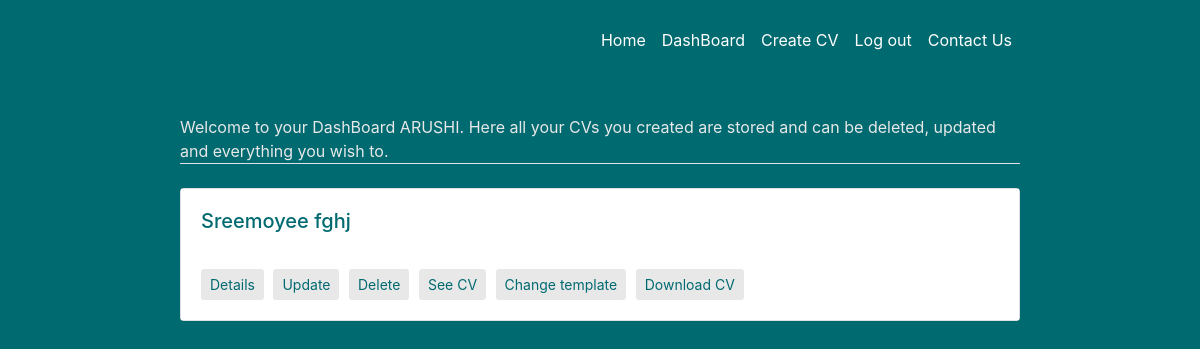
The page /addcv/userdash/ (signed in) on the database as committed earlier.
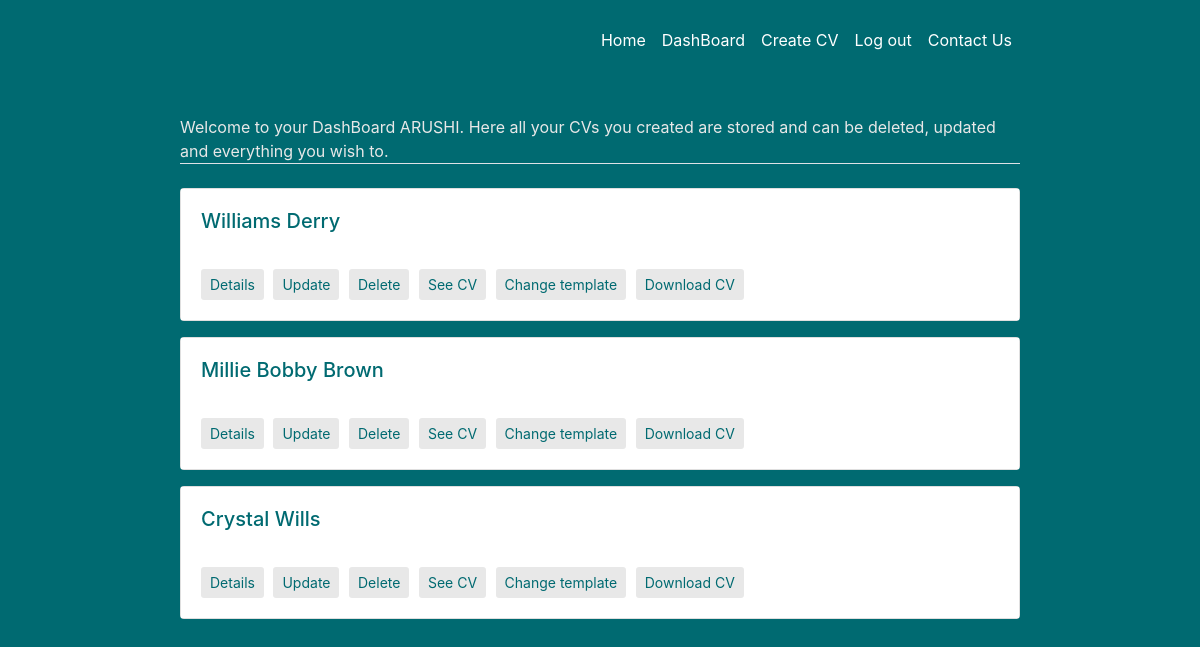
The same page on the database as committed later.
### addcv/models.py (models this page shows, shortened)
class person(models.Model):
    User = settings.AUTH_USER_MODEL
    added_by = models.ForeignKey(User,
        null=True, blank=True, on_delete=models.CASCADE)
    firstname=models.CharField(max_length=50)
    lastname=models.CharField(max_length=50)
    profession=models.CharField(max_length=50)
    title=models.CharField(max_length=80, null=True)
    city=models.CharField(max_length=30, null=True)
    state=models.CharField(max_length=30, null=True)
    pincode=models.IntegerField( null=True)
    phoneno=models.IntegerField( null=True)
    emailid=models.EmailField( null=True)
    profile = models.TextField(max_length=100, null=True)
    profile_pic = models.ImageField(null=True, blank=True)

### addcv/views.py (the view)
# urls.py: path('userdash/', views.dashboard,name='dashboard'),
@login_required(login_url='/login/')
def dashboard(request):
    current_user = request.user
    person1 = person.objects.filter(added_by=current_user)
    return render(request,'addcv/dashboard.html',{'persons':person1})

### addcv/templates/addcv/dashboard.html
{% extends 'seavs/base.html' %}
{% load crispy_forms_tags %}
{% block content %}
<div class="container-fluid">
  {%if persons.count%}
  <p class="border-bottom mt-4 mb-4">Welcome to your DashBoard {{user.username}}. Here all your CVs you created are stored and can be deleted, updated and everything you wish to.</p>
  {% for person in persons %}
  <div class="card mb-3 mt-3">
    <div class="card-body" style="background-color:#fff">
      <h5 class="card-title">{{person.firstname}} {{person.lastname}}</h5>
      <br>
      <a href="{% url 'persondash' person.id %}" class="btn btn-sm dashboardbutton">Details</a>
      <a href="{% url 'updatepersonal' person.id %}" class="btn btn-sm dashboardbutton">Update</a>
      <a href="{% url 'deletepersonal' person.id %}" class="btn btn-sm dashboardbutton">Delete</a>
      <a href="{% url 'showmycv' person.id %}" class="btn btn-sm dashboardbutton">See CV</a>
      <a href="{% url 'changetemp' person.id %}" class="btn btn-sm dashboardbutton">Change template</a>
      <a href="{% url 'export-pdf' person.id %}" class="btn btn-sm dashboardbutton">Download CV</a>
    </div>
  </div>
  {% endfor %}
  {%else%}
  <section id=title>
    <h2>Oops! You haven't created a cv yet!!</h1>
    <p class="wrapper">
      <a href="{% url 'personal' %}" class="btn btn-md titlebutton "><strong>Create CV</strong></a>
    </p>  </section>
{%endif%}
</div>
{%endblock content %}

### seavs/templates/seavs/base.html (shortened to what this page needs)
{% load static %}
<!DOCTYPE html>
<html lang="en" dir="ltr">
  <head>
    <link rel="stylesheet" href="https://maxcdn.bootstrapcdn.com/bootstrap/4.0.0/css/bootstrap.min.css">
    <link rel="stylesheet" type="text/css" href="{% static 'seavs/main.css'%}">
    <link rel="stylesheet" href="https://use.fontawesome.com/releases/v5.5.0/css/all.css">
    <section id="navigationbar">
      <div class="container-fluid">
        <nav class="navbar navbar-expand-md fixed-top container-fluid navbar-dark" style="padding-top: 20px !important; padding-bottom: 10px !important; background-color: #006a71; color: #e8e8e8;">
          <div class="collapse navbar-collapse" id="navbarSupportedContent">
            <ul class="navbar-nav ml-auto">
              <li class="nav-item">
                <a class="nav-link" href="/" style="color: #fff">Home</a>
              </li>
              {% if user.is_authenticated %}
              <li class="nav-item">
                <a class="nav-link" href="{% url 'dashboard' %}" style="color: #fff">DashBoard</a>
              </li>
              <li class="nav-item">
                <a class="nav-link" href="{% url 'personal' %}" style="color: #fff">Create CV</a>
              </li>
              <li class="nav-item">
                <a class="nav-link" href="{% url 'logout' %}" style="color: #fff">Log out</a>
              </li>
              {% endif %}
              <li class="nav-item">
                <a class="nav-link" href="{%url 'contactus'%}" style="color: #fff">Contact Us</a>
              </li>
            </ul>
          </div>
        </nav>
      </div>
    </section>
    </head>
  <body>
    <div class="row container-fluid">
      <div class="col-md-8">
      </div>
    </div>
      {% block content %}
    {% endblock content %}
      </body>
    </html>

### seavs/static/seavs/main.css (style rules this page uses)
body { background-color: #006a71; margin-bottom: 20px; }
p { color: #e8e8e8; margin-bottom: 25px; }
h5 { color: #006a71; }
.container-fluid { padding: 1.5% 15%; align-content: left; }
#navigationbar { background-color: #006a71; color: #e8e8e8; }
.nav-link { color: #e8e8e8; }
.card-body { background-color: #e8e8e8; }
.dashboardbutton { align-items: center; background-color: #e8e8e8; color: #006a71; opacity: 1; margin-right: 5px; }

Rows that differ between the two databases and show on the page:
removed person: firstname "Sreemoyee", lastname "fghj"
added person: firstname "Williams", lastname "Derry"
added person: firstname "Millie Bobby", lastname "Brown"
added person: firstname "Crystal", lastname "Wills"
